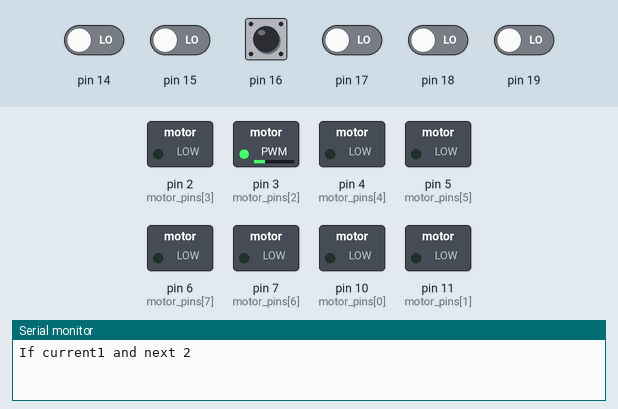
Simulated run of this sketch. Board: Arduino Uno, built with avr-gcc and run on an emulated ATmega328P. Parts: switched loads named in the sketch (green lamp = pin HIGH), the last lines printed to the serial monitor. The inputs (shaded band) are chosen by the test bench; at power-on: pin 14–19 LOW.

Above: at 2.2 s.
2.3 s: pin 14 driven HIGH
At 2.9 s:
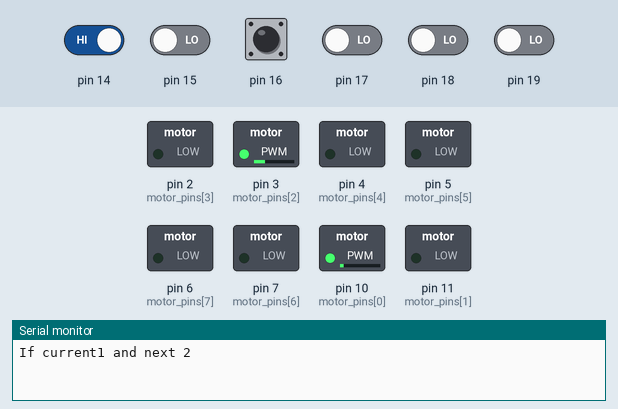
3.8 s: pin 15 driven HIGH
At 4.1 s:
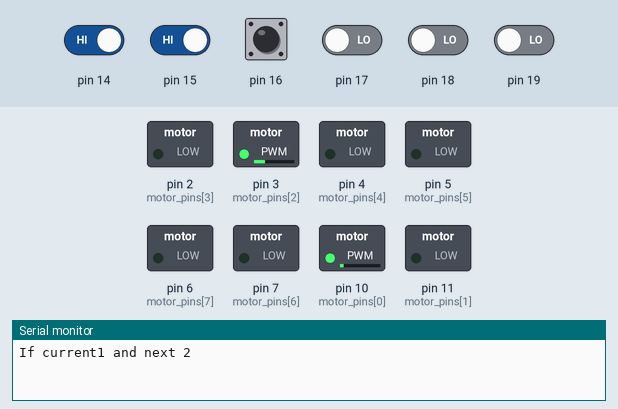
5.3 s: pin 14 driven LOW and pin 17 driven HIGH
At 6.4 s:
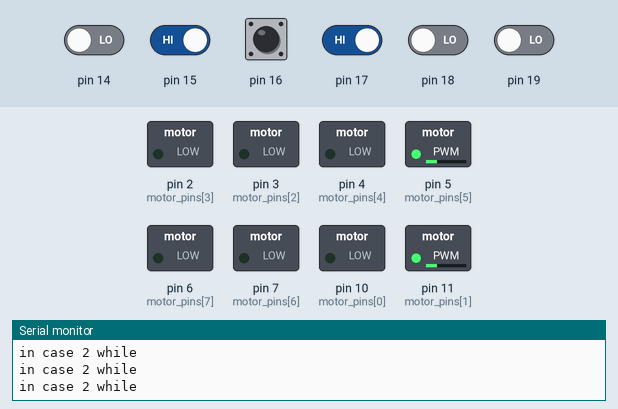
6.8 s: pin 16 driven HIGH
At 8.0 s:
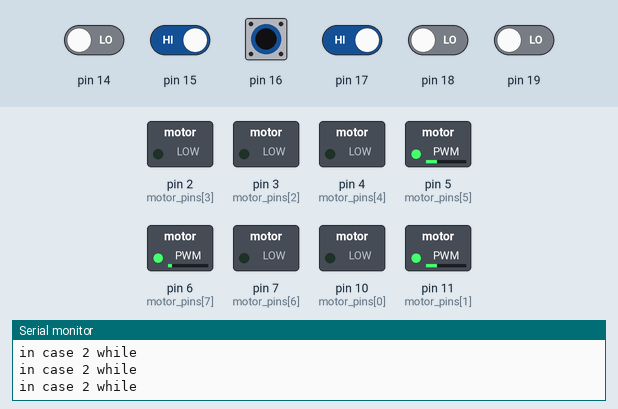
8.3 s: pin 16 pulsed LOW 2 times (0.12 s each, 0.3 s apart)
At 9.4 s:
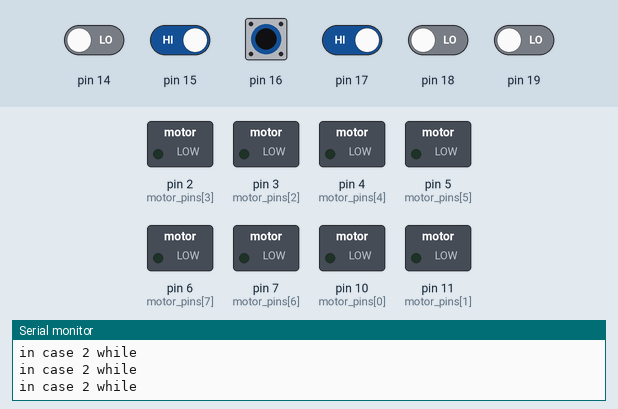
Timing chart, 0 to 12.1 s (numbered marks = the images above; inputs shaded):
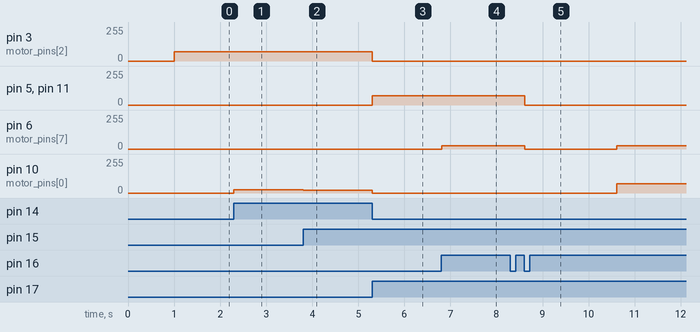

The sketch:

omni_cytron_test.ino
```cpp
#include <Arduino.h>

//const int out1 = 1, out2 = 2, out3 = 3, tz1 = 4, tz2 = 5, tz3 = 6;
int8_t current = 0, next = 0;

//shows junction is present or not
bool junction = false;

//Reading values of cytron
uint8_t cytron_read;

//Keep the count of the junction
int junction_counter = 0;

//motor pwms
uint8_t low = 17, medium = 22, high = 23, normal = 70;

//offset
int8_t offset_normal[] = {0, 0, 0, 0, 0, 0, normal/10, normal/10};
int8_t offset_adj[] = {0, 0, 0, 0, 0, 0, 8, 8};

//To Mosfet - Each cuople for 1 motor (1,0-Forward)(0,1-Backward)
//uint8_t motor_pins[] = {2, 3, 4, 5, 6, 7, 10, 11};
uint8_t motor_pins[] = {10, 11, 3, 2, 4, 5, 7, 6};

//ASSIGNING SPEED TO THE MOTORS
uint8_t velocity[] = {0, 0, 0, 0, 0, 0, 0, 0, 0};

void print_cytron() {
    Serial.println(PINC, BIN);
}

const bool junction_condition[] = {false, false, false, false, false, false, false, false, false, false, true, false,
                                   false, false, false, false, false, false, true, false, true, false, true, false,
                                   false, false, true, false, false, false, false, false, false, false, true, false,
                                   true, false, true, false, true, false, true, false, true, false, true, false, false,
                                   false, true, false, true, false, true, false, false, false, true, false, false,
                                   false, true, false, false, false, true, false, true, false, true, false, true, false,
                                   true, false, true, false, true, false, true, false, true, false, true, false, true,
                                   false, true, false, true, false, true, false, true, false, false, false, true, false,
                                   true, false, true, false, true, false, true, false, true, false, true, false, false,
                                   false, true, false, true, false, true, false, false, false, true, false, true, false,
                                   true, false, false, false, true, false, true, false, true, false, true, false, true,
                                   false, true, false, true, false, true, false, true, false, true, false, true, false,
                                   true, false, true, false, true, false, true, false, true, false, true, false, true,
                                   false, true, false, true, false, true, false, true, false, true, false, true, false,
                                   true, false, true, false, true, false, true, false, true, false, true, false, true,
                                   false, false, false, true, false, true, false, true, false, true, false, true, false,
                                   true, false, true, false, true, false, true, false, true, false, true, false, true,
                                   false, true, false, true, false, true, false, false, false, true, false, true, false,
                                   true, false, true, false, true, false, true, false, true, false, false, false, true,
                                   false, true, false, true, false, true, false, true, false, true, false, true, false
};

void set_speed() {
    for (int i = 0; i < 8; i++) {
        analogWrite(motor_pins[i],
                    velocity[i] == 0 ? 0 : (velocity[i] == normal ? velocity[i] + offset_normal[i] : velocity[i] +
                                                                                                     offset_adj[i]));
    }
}


//Initialization of pins
void initialization() {
    for (int i = 0; i < 8; i++) {
        pinMode(motor_pins[i], OUTPUT);
        digitalWrite(motor_pins[i], LOW);
    }
}

uint8_t counter = 0;

bool is_junction() {
    cytron_read = PINC;
    return junction_condition[cytron_read];
}


void shuttle_throw() {
    delay(2000);
}

//Vertical adjsutment of bot
void adj_out() {
    cytron_read = PINC;
    //    print_cytron();
    //Serial.print("in adj out");


    //LEFT adj

    //    small left
    if ((cytron_read | B00011000) == B01111000) {
        velocity[0] = 0;
        velocity[1] = low;  //motor 1
        velocity[4] = 0;
        velocity[5] = low;  //motor 3
        //Serial.println("small left");
    }
        //medium left
    else if ((cytron_read | B00100000) == B11100000) {
        velocity[0] = 0;
        velocity[1] = medium;  //motor1
        velocity[4] = 0;
        velocity[5] = medium;  //motor3
        //Serial.println("medium left");
    }
        //large left
    else if ((cytron_read | B01110000) == B11110000) {
        velocity[0] = 0;
        velocity[1] = high;  //motor 1
        velocity[4] = 0;
        velocity[5] = high;  //motor 3
        //Serial.println("large left");
    }

        //RIGHT adj
        //small right
    else if ((cytron_read | B00011000) == B00011110) {
        velocity[0] = low; //motor 1
        velocity[1] = 0;
        velocity[4] = low;
        velocity[5] = 0;  //motor 3
        //Serial.println("small right");
    }

        //medium right
    else if ((cytron_read | B00000100) == B00000111) {
        velocity[0] = medium; //motor 1
        velocity[1] = 0;
        velocity[4] = medium;
        velocity[5] = 0;     //motor 3
        //Serial.println("medium right");
    }
        //large right
    else if ((cytron_read | B00000010) == B00000011) {
        velocity[0] = high; //motor 1
        velocity[1] = 0;
        velocity[4] = high;
        velocity[5] = 0;  //motor 3
        //Serial.println("large right");
    }

    //junction start
    if (is_junction()) {

        if (junction == false) {
            junction_counter++;
        }
        junction = true;

    } else {
        junction = false;
    }

    set_speed();

}

//Horizontal adjustment of bot
void adj_zone() {
    //Serial.println("Zone");
    cytron_read = PINC;

    //Forward adj

    //small forward
    if ((cytron_read | B00011000) == B01111000) {
        velocity[2] = low; //motor 2
        velocity[3] = 0;
        velocity[6] = low;
        velocity[7] = 0;  //motor 4
    }
        //medium forward
    else if ((cytron_read | B00100000) == B11100000) {
        velocity[2] = medium; //motor 2
        velocity[3] = 0;
        velocity[6] = medium;
        velocity[7] = 0;  //motor 4
    }
        //large forward
    else if ((cytron_read | B01000000) == B11000000) {
        velocity[2] = high; //motor 2
        velocity[3] = 0;
        velocity[6] = high;
        velocity[7] = 0;  //motor 4
    }
        //BACKWARD adj
        //small backward
    else if ((cytron_read | B00011000) == B00011110) {
        velocity[2] = 0; //motor 2
        velocity[3] = low;
        velocity[6] = 0;
        velocity[7] = low;  //motor 4
    }
        //medium backward
    else if ((cytron_read | B00000100) == B00000111) {
        velocity[2] = 0; //motor 2
        velocity[3] = medium;
        velocity[6] = 0;
        velocity[7] = medium;  //motor 4
    }
        //large backward
    else if ((cytron_read | B00000010) == B00000011) {
        velocity[2] = 0; //motor 2
        velocity[3] = high;
        velocity[6] = 0;
        velocity[7] = high;  //motor 4
    }


    if (is_junction()) {

        if (junction == false) {
            junction_counter++;

        }
        junction = true;

    } else {
        junction = false;
    }
    set_speed();
}


void forward() {

    velocity[2] = normal;
    velocity[3] = 0;
    velocity[6] = normal;
    velocity[7] = 0;
    set_speed();
}

void backward() {
    velocity[2] = 0;
    velocity[3] = normal;
    velocity[6] = 0;
    velocity[7] = normal;
    set_speed();
}

void left() {
    velocity[0] = 0;
    velocity[1] = normal;
    velocity[4] = 0;
    velocity[5] = normal;
    set_speed();
}

void right() {

    velocity[0] = normal;
    velocity[1] = 0;
    velocity[4] = normal;
    velocity[5] = 0;
    set_speed();
}

void stop1() {

    velocity[0] = 0;
    velocity[1] = 0;
    velocity[2] = 0;
    velocity[3] = 0;
    velocity[4] = 0;
    velocity[5] = 0;
    velocity[6] = 0;
    velocity[7] = 0;
    set_speed();
}

void setup() {
    current = 1;
    next = 2;
    initialization();
    delay(1000);
    Serial.begin(9600);
}

void loop() {
//  while (true) {
//    print_cytron();
//  }
    if (current == 1 && next == 2) {
        Serial.print("If current1 and next 2");
        forward();
//        Serial.println("In case 1");
        // Serial.println(junction);
        while (junction != true) {
            //Serial.println("adj_out");
            adj_out();
        }
        current = 2;
        next = 4;
        junction_counter = 0;
    } else if (current == 2 && next == 4) {
        Serial.print("If current2 and next 4");

        velocity[2] = 0;
        velocity[3] = 0;
        velocity[6] = 0;
        velocity[7] = 0;
        left();
        while (junction_counter != 2) {
            Serial.println("in case 2 while");
            adj_zone();
        }
        stop1();
        shuttle_throw();
        current = 4;
        next = 2;
    } else if (current == 4 && next == 2) {
        Serial.print("If current4 and next 2");
        right();
        while (junction != true) {
            adj_zone();
        }
        while (junction == true) {
            adj_zone();
        }
        junction_counter = 0;

        while (junction_counter != 2) {
            adj_zone();
        }
        stop1();
        while (1);
        current = 2;
        next = 3;
        junction_counter = 0;
    } else if (current == 2 && next == 3) {
        //Serial.print("If current2 and next 3");
        forward();
        while (junction_counter != 1) {
            adj_out();
        }
        //    while (junction != false) {
        //      adj_out();
        //    }
        current = 3;
        next = 5;
        junction_counter = 0;
    } else if (current == 3 && next == 5) {
        //Serial.print("If current 3 and next 5");
        left();
        while (junction_counter != 2) {
            adj_zone();
        }
        stop1();
        shuttle_throw();
        current = 5;
        next = 3;
        junction_counter = 0;
    } else if (current == 5 && next == 3) {
        //Serial.print("If current5 and next 3");
        right();
        while (junction_counter != 2) {
            adj_zone();
        }
        stop1();
        current = 3;
        next = 6;
        junction_counter = 0;
    } else if (current == 3 && next == 6) {
        //Serial.print("If current3 and next 6");
        left();
        while (junction_counter != 5) {
            adj_zone();
        }
        stop1();
        shuttle_throw();
        current = 6;
        next = 6;
        junction_counter = 0;
    } else if (current == 6 && next == 6) {
        stop1();
    } else {
        //Serial.print("Should never go");
    }


}
```

Measured:
- after the input at 2.3 s, pin 10 (motor_pins[0]): 0/255 → 23/255 at once
- after the input at 3.8 s, pin 10 (motor_pins[0]): 23/255 → 22/255 at once
- after the input at 5.3 s, pin 3 (motor_pins[2]): 70/255 → 0/255 at once; pin 5 (motor_pins[5]), pin 11 (motor_pins[1]): 0/255 → 70/255 at once; pin 10 (motor_pins[0]): 22/255 → 0/255 at once
- after the input at 6.8 s, pin 6 (motor_pins[7]): 0/255 → 25/255 at once
- after the input at 8.3 s, pin 5 (motor_pins[5]), pin 11 (motor_pins[1]): 70/255 → 0/255 after 0.31 s; pin 6 (motor_pins[7]): 25/255 → 0/255 after 0.31 s, → 25/255 2.0 s later; pin 10 (motor_pins[0]): 0/255 → 70/255 after 2.3 s
